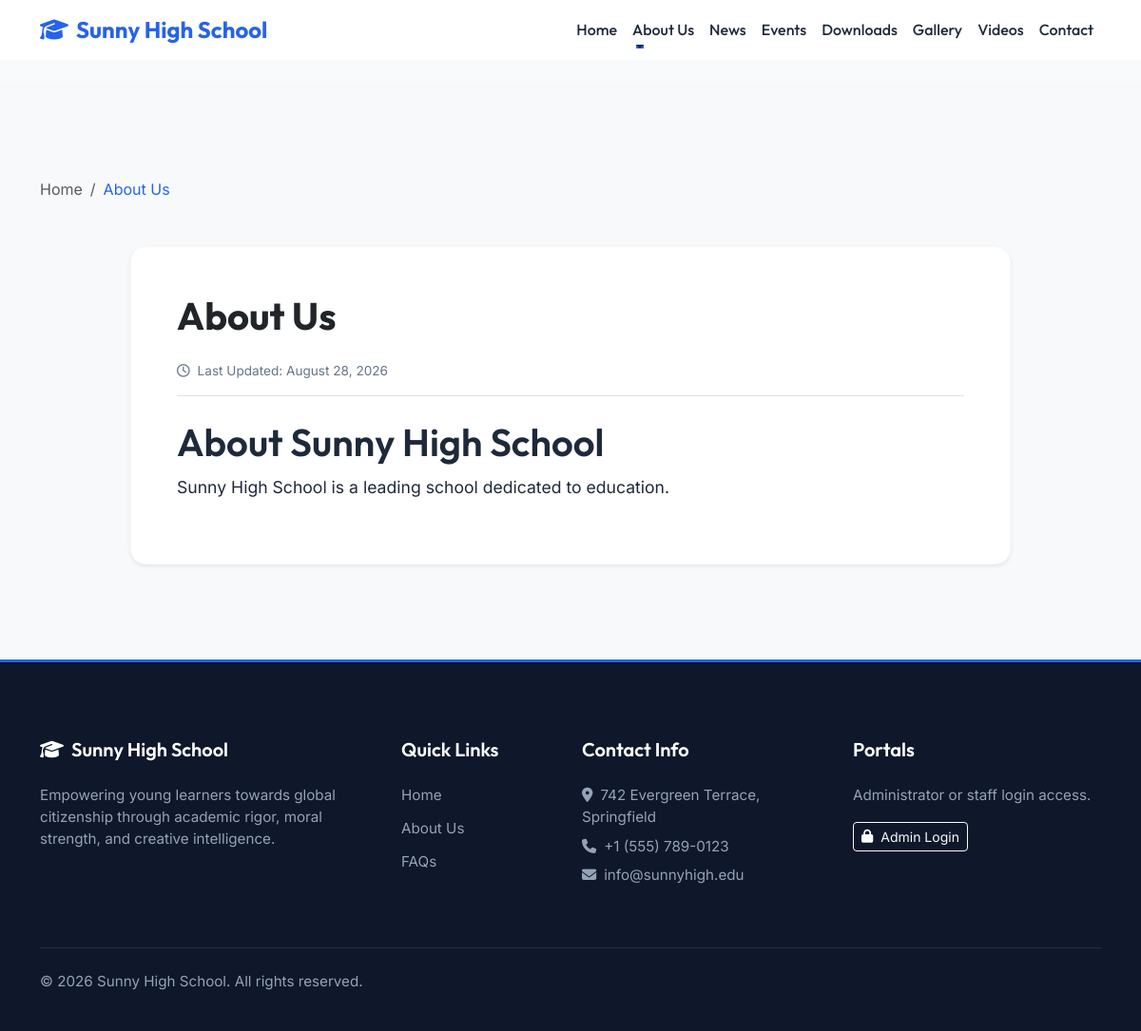
The page /page/about on the database its author committed.
### app/models/site.py (models this page shows, shortened)
class Setting(db.Model):
    id = db.Column(db.Integer, primary_key=True)
    key = db.Column(db.String(100), unique=True, nullable=False, index=True)
    value = db.Column(db.Text)

### app/models/cms.py (models this page shows, shortened)
class Page(db.Model):
    id = db.Column(db.Integer, primary_key=True)
    title = db.Column(db.String(100), nullable=False)
    slug = db.Column(db.String(100), unique=True, nullable=False, index=True)
    content = db.Column(db.Text, nullable=False)
    seo_title = db.Column(db.String(150))
    seo_description = db.Column(db.String(255))
    is_published = db.Column(db.Boolean, default=True)
    created_at = db.Column(db.DateTime, default=datetime.utcnow)
    updated_at = db.Column(db.DateTime, default=datetime.utcnow, onupdate=datetime.utcnow)

### app/main/routes.py (the view)
@main.route('/page/<slug>')
def page(slug):
    if slug == 'contact':
        return redirect(url_for('main.contact'))
    page_data = Page.query.filter_by(slug=slug, is_published=True).first_or_404()
    return render_template('main/page.html', page=page_data)

### app/templates/main/page.html (shortened to what this page needs)
{% extends "base.html" %}
{% block content %}
<section class="section-padding bg-light">
    <div class="container">
        <nav aria-label="breadcrumb">
            <ol class="breadcrumb">
                <li class="breadcrumb-item"><a href="{{ url_for('main.index') }}" class="text-decoration-none text-muted">Home</a></li>
                <li class="breadcrumb-item active text-primary-custom" aria-current="page">{{ page.title }}</li>
            </ol>
        </nav>
        <div class="row mt-5 justify-content-center">
            <div class="col-lg-10">
                <div class="bg-white rounded-4 p-5 shadow-sm border border-light">
                    <h1 class="display-font mb-4 fw-bold text-dark">{{ page.title }}</h1>
                    <div class="meta-info border-bottom pb-3 mb-4">
                        <span><i class="fa-regular fa-clock me-2"></i>Last Updated: {{ page.updated_at.strftime('%B %d, %Y') }}</span>
                    </div>
                    <div class="page-body-content leading-relaxed" style="font-size:1.1rem; line-height:1.8;">
                        {{ page.content | safe }}
                    </div>
                </div>
            </div>
        </div>
    </div>
</section>
{% endblock %}

### app/templates/base.html (shortened to what this page needs)
<!DOCTYPE html>
<html lang="en">
<head>
    <link href="https://cdn.jsdelivr.net/npm/bootstrap@5.3.2/dist/css/bootstrap.min.css" rel="stylesheet">
    <link href="https://cdnjs.cloudflare.com/ajax/libs/font-awesome/6.4.2/css/all.min.css" rel="stylesheet">
    <link rel="stylesheet" href="{{ url_for('static', filename='css/style.css') }}">
</head>
<body>
    {% include 'includes/header.html' %}
    <main>
        {% block content %}{% endblock %}
    </main>
    {% include 'includes/footer.html' %}
    {% set analytics = get_setting('analytics_code') %}
</body>
</html>

### app/templates/includes/header.html (shortened to what this page needs)
<nav class="navbar navbar-expand-lg navbar-custom sticky-top">
    <div class="container">
        <a class="navbar-brand d-flex align-items-center gap-2" href="{{ url_for('main.index') }}">
            <i class="fa-solid fa-graduation-cap"></i>
            <span>{{ get_setting('school_name', 'Sunny High School') }}</span>
        </a>
        <div class="collapse navbar-collapse" id="navbarContent">
            <ul class="navbar-nav ms-auto mb-2 mb-lg-0 align-items-center">
                <li class="nav-item">
                    <a class="nav-link {% if request.path == '/' %}active{% endif %}" href="{{ url_for('main.index') }}">Home</a>
                </li>
                <li class="nav-item dropdown">
                    <a class="nav-link dropdown-toggle" href="#" role="button" data-bs-toggle="dropdown" aria-expanded="false">
                        About Us
                    </a>
                </li>
                <li class="nav-item">
                    <a class="nav-link {% if 'news' in request.path %}active{% endif %}" href="{{ url_for('main.news') }}">News</a>
                </li>
                <li class="nav-item">
                    <a class="nav-link {% if 'events' in request.path %}active{% endif %}" href="{{ url_for('main.events') }}">Events</a>
                </li>
                <li class="nav-item">
                    <a class="nav-link {% if 'downloads' in request.path %}active{% endif %}" href="{{ url_for('main.downloads') }}">Downloads</a>
                </li>
                <li class="nav-item">
                    <a class="nav-link {% if 'gallery' in request.path %}active{% endif %}" href="{{ url_for('main.gallery') }}">Gallery</a>
                </li>
                <li class="nav-item">
                    <a class="nav-link {% if 'videos' in request.path %}active{% endif %}" href="{{ url_for('main.videos') }}">Videos</a>
                </li>
                <li class="nav-item">
                    <a class="nav-link {% if 'contact' in request.path %}active{% endif %}" href="{{ url_for('main.contact') }}">Contact</a>
                </li>
            </ul>
        </div>
    </div>
</nav>

### app/templates/includes/footer.html (shortened to what this page needs)
<footer class="footer-custom">
    <div class="container">
        <div class="row g-4 mb-5">
            <div class="col-lg-4 col-md-6">
                <h5 class="d-flex align-items-center gap-2 text-white">
                    <i class="fa-solid fa-graduation-cap text-white"></i>
                    <span>{{ get_setting('school_name', 'Sunny High School') }}</span>
                </h5>
                <p class="mt-3 text-light">
                    Empowering young learners towards global citizenship through academic rigor, moral strength, and creative intelligence.
                </p>
            </div>
            <div class="col-lg-2 col-md-6">
                <h5>Quick Links</h5>
                <ul class="footer-links">
                    <li><a href="{{ url_for('main.index') }}">Home</a></li>
                    <li><a href="{{ url_for('main.page', slug='about') }}">About Us</a></li>
                    <li><a href="{{ url_for('main.page', slug='faq') }}">FAQs</a></li>
                </ul>
            </div>
            <div class="col-lg-3 col-md-6">
                <h5>Contact Info</h5>
                <ul class="list-unstyled text-light">
                    <li class="mb-2"><i class="fa-solid fa-location-dot me-2 text-primary-custom"></i>{{ get_setting('contact_address', '742 Evergreen Terrace') }}</li>
                    <li class="mb-2"><i class="fa-solid fa-phone me-2 text-primary-custom"></i>{{ get_setting('contact_phone', '+1 (555) 789-0123') }}</li>
                    <li class="mb-2"><i class="fa-solid fa-envelope me-2 text-primary-custom"></i>{{ get_setting('contact_email', 'info@sunnyhigh.edu') }}</li>
                </ul>
            </div>
            <div class="col-lg-3 col-md-6">
                <h5>Portals</h5>
                <p class="text-light">Administrator or staff login access.</p>
                <a href="{{ url_for('auth.login') }}" class="btn btn-sm btn-outline-light d-inline-flex align-items-center gap-2">
                    <i class="fa-solid fa-lock text-white"></i>
                    <span>Admin Login</span>
                </a>
            </div>
        </div>
        <hr class="border-secondary opacity-25">
        <div class="row align-items-center mt-4">
            <div class="col-md-6 text-center text-md-start">
                <p class="m-0 text-light">{{ get_setting('footer_text', '© 2026 Sunny High School') }}</p>
            </div>
        </div>
    </div>
</footer>

### app/static/css/style.css (style rules this page uses)
:root { --primary-color: #2563eb; --secondary-color: #f59e0b; --dark-bg: #0b0f19; --card-bg: #ffffff; --card-border: rgba(226, 232, 240, 0.8); --text-primary: #1e293b; --text-secondary: #64748b; --light-gray: #f8fafc; --transition-smooth: all 0.45s cubic-bezier(0.4, 0, 0.2, 1); --transition-fast: all 0.2s ease; --glass-bg: rgba(255, 255, 255, 0.75); --glass-border: rgba(255, 255, 255, 0.25); --font-outfit: 'Outfit', sans-serif; --font-inter: 'Inter', sans-serif; }
body { font-family: var(--font-inter); color: var(--text-primary); background-color: var(--light-gray); overflow-x: hidden; }
a, button, input, select, textarea { transition: var(--transition-fast); }
h1, h2, h3, h4, h5, h6, .display-font { font-family: var(--font-outfit); font-weight: 600; }
.navbar-custom { background: rgba(255, 255, 255, 0.95); backdrop-filter: blur(16px); -webkit-backdrop-filter: blur(16px); border-bottom: 1px solid rgba(255, 255, 255, 0.25); transition: var(--transition-smooth); z-index: 1000; }
.navbar-brand { font-family: var(--font-outfit); font-weight: 700; font-size: 1.5rem; color: var(--primary-color) !important; }
.nav-link { font-family: var(--font-outfit); font-weight: 500; color: var(--text-primary) !important; transition: var(--transition-smooth); position: relative; padding: 0.5rem 1rem; }
.nav-link::after { content: ''; position: absolute; bottom: 0; left: 10%; width: 0; height: 2px; background-color: var(--text-secondary); transition: var(--transition-smooth); }
.section-padding { padding: 100px 0; transition: var(--transition-smooth); }
html { scroll-behavior: smooth; }
.reveal-item { opacity: 0; transform: translateY(30px); transition: opacity 0.75s ease, transform 0.75s ease; will-change: opacity, transform; }
.reveal-item.revealed { opacity: 1; transform: translateY(0); }
.footer-custom { background: var(--footer-bg, #0f172a); color: #94a3b8; padding-top: 80px; padding-bottom: 40px; font-size: 0.95rem; border-top: 3px solid var(--primary-color); }
.footer-custom h5 { color: #ffffff; font-family: var(--font-outfit); font-weight: 600; margin-bottom: 25px; }
.footer-custom .text-white { color: #ffffff !important; }
.footer-custom .text-light, .footer-custom .text-primary-custom, .footer-custom .text-secondary-custom { color: #94a3b8 !important; }
.footer-links { list-style: none; padding: 0; margin: 0; }
.footer-links li { margin-bottom: 12px; }
.footer-links a { color: #94a3b8; text-decoration: none; transition: var(--transition-smooth); }
.meta-info { font-size: 0.85rem; color: var(--text-secondary); display: flex; gap: 15px; margin-bottom: 12px; }

### rows shown on the page
Setting: value "Sunny High School"
Page: title "About Us", updated_at "August 28, 2026", content "About Sunny High School Sunny High School is a leading school dedicated to education."
Setting: value "742 Evergreen Terrace, Springfield"
Setting: value "+1 (555) 789-0123"
Setting: value "info@sunnyhigh.edu"
Setting: value "© 2026 Sunny High School. All rights reserved."
